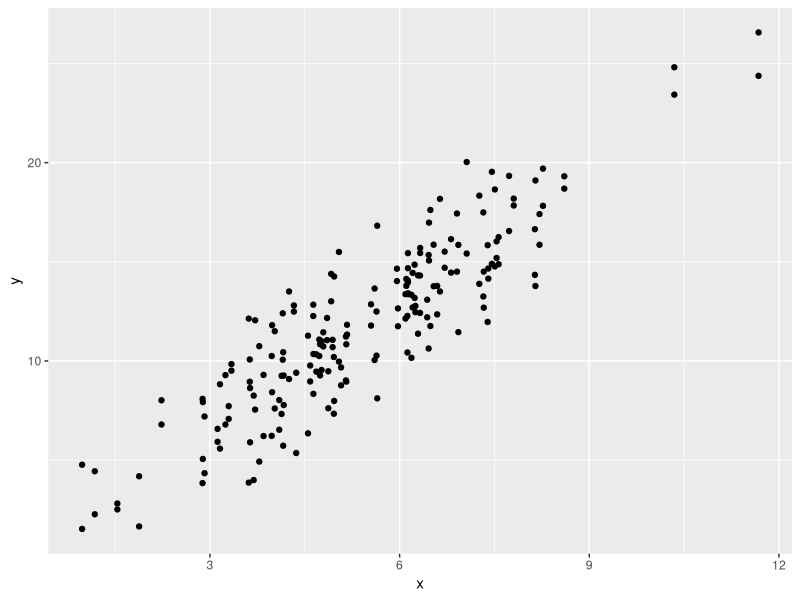

This figure's R source:
## ---- chunk 1
library(ggplot2)
## ---- chunk 2
x<-rnorm(100,5,2)
y<-rnorm(200,2*x+1,2)

x
y
## ---- chunk 3
df<-data.frame(x,y)

df
## ---- chunk 4
ggplot()+
geom_point(data=df,aes(x,y))

